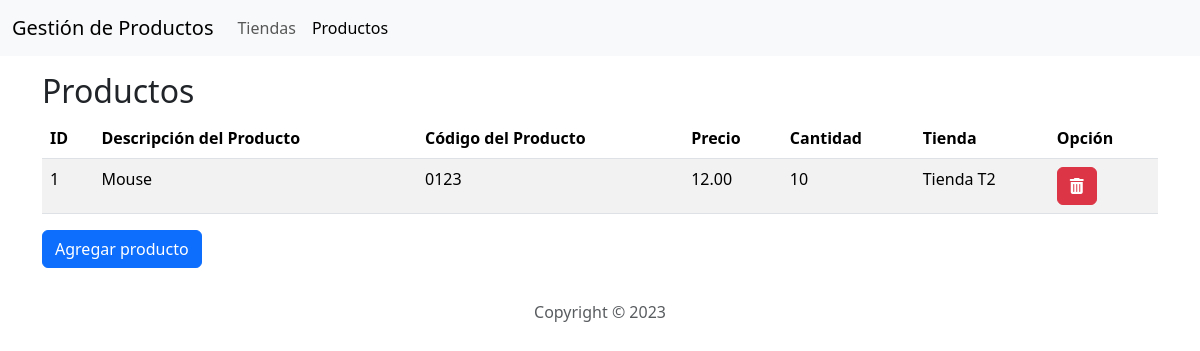
Screenshot of /gestionTienda/productos with the database file from the repository.
### gestionTienda/models.py (models this page shows)
class productoInfo(models.Model):
    descripcionProducto = models.CharField(max_length=100, blank=True, null=True)
    codigoProducto = models.CharField(max_length=32, blank=True, null=True)
    pvProducto = models.DecimalField(max_digits=10, decimal_places=2, blank=True, null=True)
    cantidadProducto = models.IntegerField()
    tiendaRelacionado = models.ForeignKey(tiendaInfo, blank=True, null=True, on_delete=models.SET_NULL)

class tiendaInfo(models.Model):
    nombreTienda = models.CharField(max_length=32, blank=True, null=True)
    direccionTienda = models.CharField(max_length=32, blank=True, null=True)
    provinciaTienda = models.CharField(max_length=32, blank=True, null=True)
    regionTienda = models.CharField(max_length=32, blank=True, null=True)
    fechaCreacionTienda = models.CharField(max_length=32, blank=True, null=True)
    telefonoContactoTienda = models.CharField(max_length=32, blank=True, null=True)

### gestionTienda/views.py (the view)
# urls.py: path("productos", views.productos, name='productos'),
def productos(request):
    return render(request,'productos.html',{
        'lista_productos':productoInfo.objects.all(),
        'lista_tiendas':tiendaInfo.objects.all()
    })

### gestionTienda/templates/productos.html (shortened to what this page needs)
<!DOCTYPE html>
<html lang="en">
<head>
  <link href="https://cdn.jsdelivr.net/npm/bootstrap@5.3.2/dist/css/bootstrap.min.css" rel="stylesheet">
  <link rel="stylesheet" href="https://cdnjs.cloudflare.com/ajax/libs/font-awesome/6.3.0/css/all.min.css" />
</head>
<body>
    <nav class="navbar navbar-expand-lg navbar-light bg-light">
      <div class="container-fluid">
        <a class="navbar-brand" href="/gestionTienda/productos">Gestión de Productos</a>
        <div class="collapse navbar-collapse" id="navbarSupportedContent">
          <ul class="navbar-nav me-auto mb-2 mb-lg-0">
            <li class="nav-item">
              <a class="nav-link" aria-current="page" href="/gestionTienda">Tiendas</a>
            </li>
            <li class="nav-item">
              <a class="nav-link active" href="/gestionTienda/productos">Productos</a>
            </li>
          </ul>
        </div>
      </div>
    </nav>
    <main class="container py-3">
      <div class="row">
        <div class="col-md-12">
          <h2>Productos</h2>
          <table class="table table-striped">
            <thead>
                <tr>
                    <th>ID</th>
                    <th>Descripción del Producto</th>
                    <th>Código del Producto</th>
                    <th>Precio</th>
                    <th>Cantidad</th>
                    <th>Tienda</th>
                    <th>Opción</th>
                </tr>
            </thead>
            <tbody>
                {% for informacion_producto in lista_productos %}
                <tr>
                    <td>{{informacion_producto.id}}</td>
                    <td>{{informacion_producto.descripcionProducto}}</td>
                    <td>{{informacion_producto.codigoProducto}}</td>
                    <td>{{informacion_producto.pvProducto}}</td>
                    <td>{{informacion_producto.cantidadProducto}}</td>
                    <td>{{informacion_producto.tiendaRelacionado.nombreTienda}}</td>
                    <td>
                        <a class="btn btn-danger" href="{% url 'gestionTienda:eliminarProducto' informacion_producto.id %}"><i class="fa-solid fa-trash-can"></i></a>
                    </td>
                </tr>
                {% endfor %}
            </tbody>
        </table>
        <button type="button" class="btn btn-primary" data-bs-toggle="modal" data-bs-target="#modalAgregarProductoAtienda">Agregar producto</button>
      </div>
    </div>
  </main>
  <footer class="text-center text-muted py-3">
    <p>Copyright © 2023</p>
  </footer>
</body>
</html>

### rows the page displays
productoInfo: id "1", descripcionProducto "Mouse", codigoProducto "0123", pvProducto "12.00", cantidadProducto "10", tiendaRelacionado.nombreTienda "Tienda T2"
